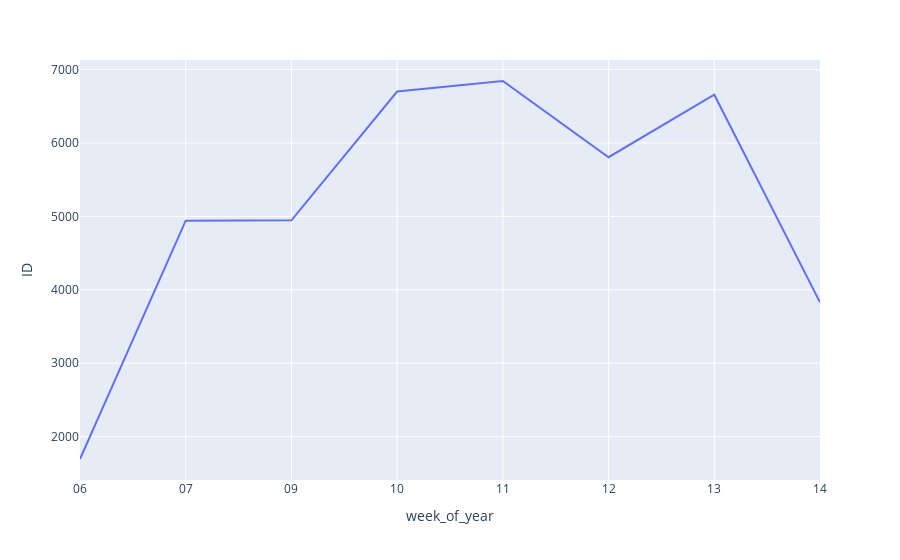

The cell this chart's notebook holds for it:
### Code cell
# Creating a graphic of lines

px.line(df_g_by_week, x='week_of_year', y='ID')

### Figure 1 — Plotly figure (JSON) as saved in the notebook; plotly's stock layout.template omitted (floating-point values rounded to 4 significant figures)
{"data": [{"hovertemplate": "week_of_year=%{x}<br>ID=%{y}<extra></extra>", "legendgroup": "", "line": {"color": "#636efa", "dash": "solid"}, "marker": {"symbol": "circle"}, "mode": "lines", "name": "", "orientation": "v", "showlegend": false, "type": "scatter", "x": ["06", "07", "09", "10", "11", "12", "13", "14"], "xaxis": "x", "y": [1695, 4941, 4947, 6700, 6844, 5806, 6657, 3829], "yaxis": "y"}], "layout": {"legend": {"tracegroupgap": 0}, "margin": {"t": 60}, "xaxis": {"anchor": "y", "domain": [0, 1], "title": {"text": "week_of_year"}}, "yaxis": {"anchor": "x", "domain": [0, 1], "title": {"text": "ID"}}}}
